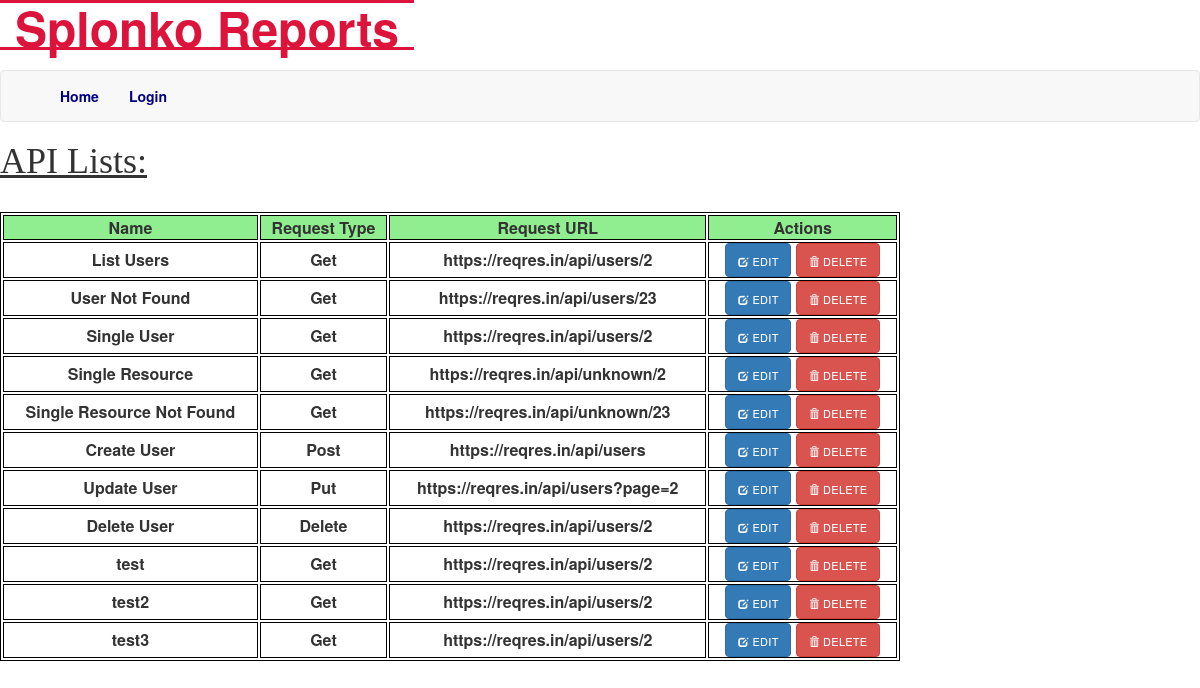
The app's page /displayAPIs with its own data.
### app/models.py (models this page shows, shortened)
class Api(db.Model):
    apiid = db.Column(db.Integer, primary_key=True)
    apiname = db.Column(db.String(120), unique=True)         # Stores user inputted Name
    requesttype = db.Column(db.Text,  unique=False)              # Stores request type
    apiurl = db.Column(db.Text,  unique=False)                   # Example:  https://reqres.in/api/users/2
    apidata = db.Column(db.Text)
    apiresponse = db.Column(db.Text)  # Example would be JSON response
    statuscode = db.Column(db.Integer)  # Status Code: 200, 404
    apireason = db.Column(db.Text)  # Example would be OK

### app/routes.py (the view)
@app.route('/displayAPIs', methods=['GET', 'POST'])
def display_api():
    info = db.session.query(Api).all()
    if request.method == 'POST':
        if 'edit' in request.form:
            api_id = request.form['edit']
            session['api_id'] = api_id
            return redirect(url_for('edit_api', api_id=api_id))
        else:
            api_id = request.form['delete']
            api_to_delete = Api.query.get_or_404(api_id)
            db.session.delete(api_to_delete)
            db.session.commit()
            return redirect(url_for('display_api'))
    else:
        return render_template('displayAPIs.html', title='API List', data=info)

### app/routes.py (called while the page is built)
@app.before_request
def before_request():
    if current_user.is_authenticated:
        current_user.last_login = datetime.utcnow()
        db.session.commit()

### app/templates/displayAPIs.html (shortened to what this page needs)
{% extends "base.html" %}
{% block content %}
    <link rel="stylesheet" href="{{ url_for('static', filename='css/main.css') }}">
    <h1 style="font-family: Ebrima; text-decoration: underline; padding-bottom: 20px;">  API Lists: </h1>
<table style="width:75%">
        <tr>
            <th style="background-color: lightgreen">Name</th>
            <th style="background-color: lightgreen">Request Type</th>
            <th style="background-color: lightgreen">Request URL</th>
            <th style="background-color: lightgreen">Actions</th>
        </tr>
                    {% for x in data %}
        <tr>
            <td>
                {{ x.apiname }}
            </td>
            <td>
                 {{ x.requesttype }}
            </td>
            <td>
                 {{ x.apiurl }}
            </td>
            <td>
                    <form action="" method="POST" ><button class="btn btn-primary" type="submit" name="edit" value="{{  x.apiid  }}" style="font-variant: all-petite-caps;"><span class="glyphicon glyphicon-edit"></span>  Edit</button> </form>
                    <form action="" method="POST" >
                        <a href="" onclick="return confirm('Are you sure you want to delete {{ x.apiname }}?');">
                        <button class="btn btn-danger" type="submit" name="delete" value="{{  x.apiid  }}" style="font-variant: all-petite-caps;">
                            <span class="glyphicon glyphicon-trash"></span>
                             Delete
                        </button> </a></form>
            </td>
        </tr>
            {% endfor %}
    </table>
{% endblock %}

### app/static/css/main.css (style rules this page uses)
table, th, td { border: 1px solid black; font-weight: 900; text-align:center }
table { border-collapse:separate; border-spacing:2px; }
form { display: inline; }

### records on screen
Api: apiname "List Users", requesttype "Get", apiurl "https://reqres.in/api/users/2", {{ x.apiid }} 1 (drawn)
Api: apiname "User Not Found", requesttype "Get", apiurl "https://reqres.in/api/users/23", {{ x.apiid }} 2 (drawn)
Api: apiname "Single User", requesttype "Get", apiurl "https://reqres.in/api/users/2", {{ x.apiid }} 3 (drawn)
Api: apiname "Single Resource", requesttype "Get", apiurl "https://reqres.in/api/unknown/2", {{ x.apiid }} 4 (drawn)
Api: apiname "Single Resource Not Found", requesttype "Get", apiurl "https://reqres.in/api/unknown/23", {{ x.apiid }} 5 (drawn)
Api: apiname "Create User", requesttype "Post", apiurl "https://reqres.in/api/users", {{ x.apiid }} 7 (drawn)
Api: apiname "Update User", requesttype "Put", apiurl "https://reqres.in/api/users?page=2", {{ x.apiid }} 8 (drawn)
Api: apiname "Delete User", requesttype "Delete", apiurl "https://reqres.in/api/users/2", {{ x.apiid }} 9 (drawn)
Api: apiname "test", requesttype "Get", apiurl "https://reqres.in/api/users/2", {{ x.apiid }} 10 (drawn)
Api: apiname "test2", requesttype "Get", apiurl "https://reqres.in/api/users/2", {{ x.apiid }} 11 (drawn)
Api: apiname "test3", requesttype "Get", apiurl "https://reqres.in/api/users/2", {{ x.apiid }} 12 (drawn)
